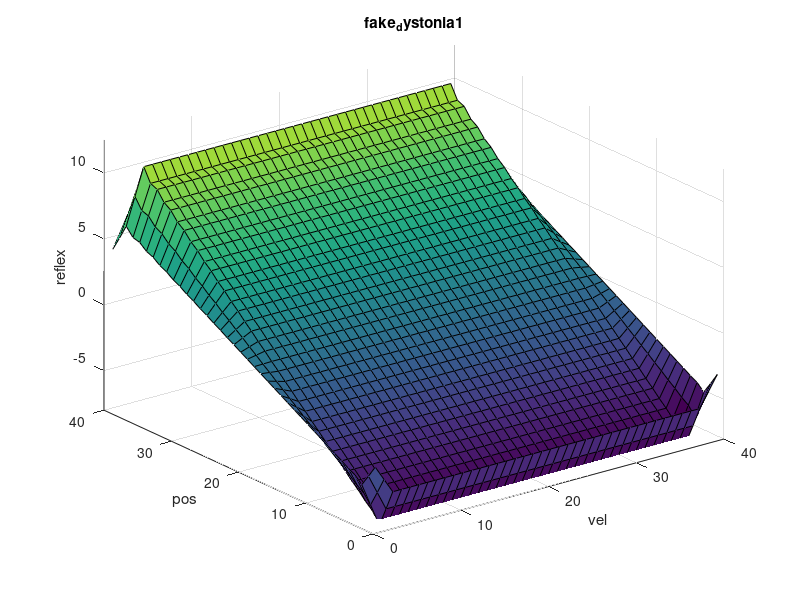

This figure's MATLAB source: (Note: this script raises an error after producing the figure.)
%% generate hypothetical lut for spasticity 40x40

%% create a lookup table to export to robot. 
xinv = 0.001;% interval 
vinv = 0.001;
x = 0.3:xinv:2.3-xinv;  %2000 points
v = -5.0:vinv:5.0-vinv; % 10000 points

rowlen = 40;  % row length of table. higher = good resolution 3d map. 

rs_x = resample(x', 1, 2000/rowlen); %  points in lut
rs_v = resample(v', 1, 10000/rowlen); % points in lut

fake_lut=zeros(rowlen,rowlen);

%% Spasticity : sudden spastic catch, velocity threshold
posSlope = 12.0;
posOffset = -4.8;
velSlope = 8.0;
velThreshold = 1.5;
pos_reflex = @(x) posOffset + posSlope*(x)
vel_reflex = @(x) velSlope*x*((x>velThreshold) + (x<(-1*velThreshold)));
%h=@(t) a*(t>5)+b*(t<=5)


for i=1:length(rs_x),
    for j=1:length(rs_v),
%       fake_lut(i,j)= -0.4 + 4*rs_x(i) + 0.4*rs_v(j) ;  % formula: f(x) = -0.3 + 3.0*x(i)  ; 3.0 is slope
      fake_lut(i,j)= pos_reflex(rs_x(i)) + vel_reflex(rs_v(j)) ;  % formula: f(x) = -0.3 + 3.0*x(i)  ; 3.0 is slope
    end
end

%% Dystonia 

posSlope = 42.0;
posOffset = -50.0;
pos_reflex_dyst = @(x) posOffset + posSlope*(x)
for i=1:length(rs_x),
    for j=1:length(rs_v),
%       fake_lut(i,j)= -0.4 + 4*rs_x(i) + 0.4*rs_v(j) ;  % formula: f(x) = -0.3 + 3.0*x(i)  ; 3.0 is slope
      fake_lut(i,j)= pos_reflex_dyst(rs_x(i)) ;  % formula: f(x) = -0.3 + 3.0*x(i)  ; 3.0 is slope
    end
end


figure;
%% smoothing interpolation to reduce instability in robot. 
fname = 'fake_dystonia1';   %use ctp gain 1.5 (2.0: a bit unstable)

% diff_load_lut_interp = interp2(diff_load_lut,2, 'cubic'); % interp spline to smooth out the surface (prevent jerky movement) 
h = 1/100*ones(5,5);
fake_lut_filtered = filter2(h,fake_lut);


surf( fake_lut_filtered);
title(fname);
xlabel('vel')
ylabel('pos')
zlabel('reflex')
zlim([-8 12.5])
caxis([-8, 12.5])

%% resample smooth curve to low res to export to C lookup table. 
fake_lut_filtered_resampled = imresize(fake_lut_filtered,[rowlen rowlen]);
% surf( diff_load_lut_interp_resampled);


mypath = 'lut_table/';
A = [fname, '_lut_table.txt'];    % trajectory recording phase
csvwrite(fullfile(mypath, A) ,fake_lut_filtered_resampled); % save selected variables

